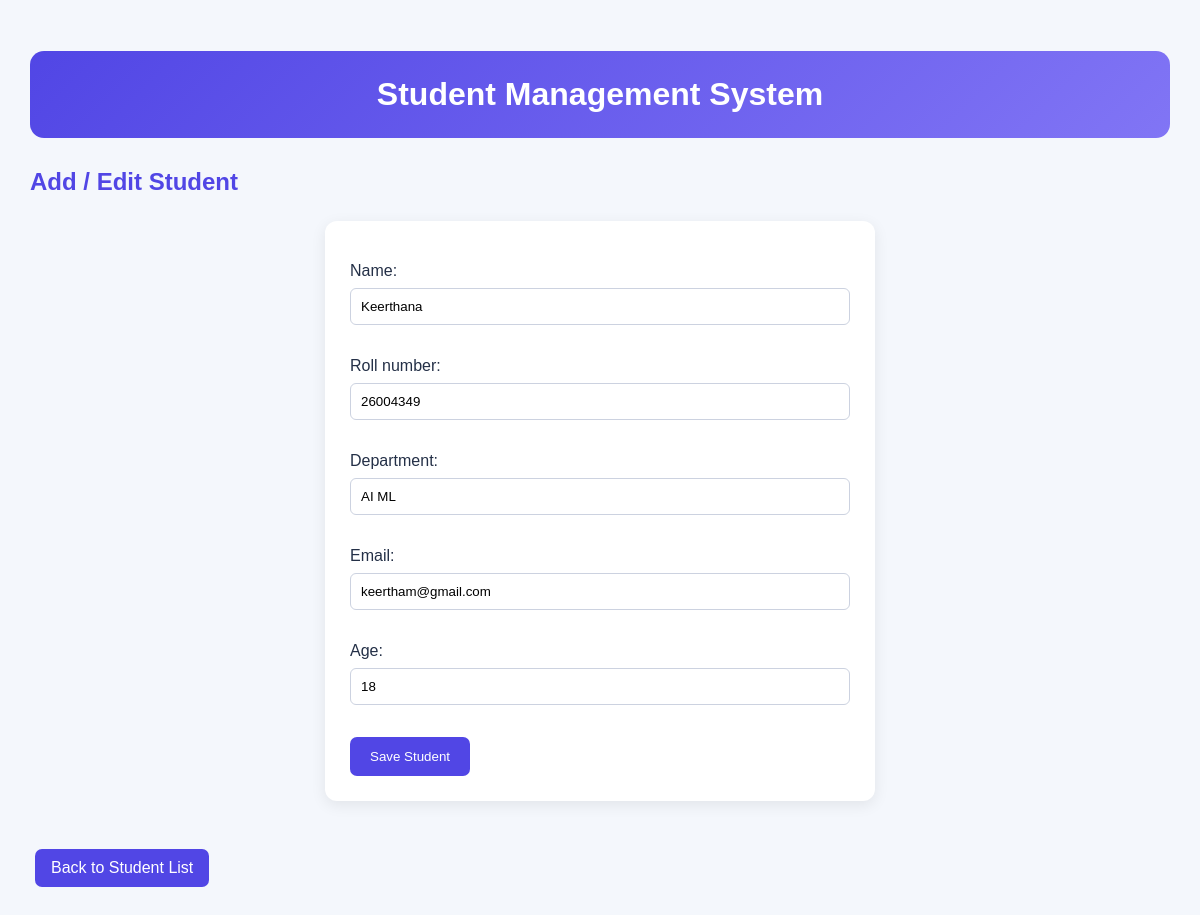
Page /edit/4/ on the committed database.
### students/models.py (models this page shows, shortened)
class Student(models.Model):
    name = models.CharField(max_length=100)
    roll_number = models.CharField(max_length=20)
    department = models.CharField(max_length=100)
    email = models.EmailField()
    age = models.IntegerField()

### students/views.py (the view)
# urls.py: path('edit/<int:pk>/', views.student_update, name='student_update'),
def student_update(request, pk):
    student = get_object_or_404(Student, pk=pk)
    if request.method == 'POST':
        form = StudentForm(request.POST, instance=student)
        if form.is_valid():
            form.save()
            return redirect('student_list')
    else:
        form = StudentForm(instance=student)
    return render(request, 'students/student_form.html', {'form': form})

### students/forms.py
class StudentForm(forms.ModelForm):
    class Meta:
        model = Student
        fields = ['name', 'roll_number', 'department', 'email', 'age']

### students/templates/students/student_form.html (shortened to what this page needs)
<!DOCTYPE html>
<html lang="en">
<head>
    {% load static %}
    <link rel="stylesheet" href="{% static 'students/style.css' %}">
</head>
<body>
    <h1>Student Management System</h1>
    <h2>Add / Edit Student</h2>
    <form method="POST">
        {{ form.as_p }}
        <button type="submit">Save Student</button>
    </form>
    <br>
    <a href="{% url 'student_list' %}">Back to Student List</a>
</body>
</html>

### students/static/students/style.css (style rules this page uses)
body { font-family: Arial, sans-serif; background: #f4f7fc; margin: 0; padding: 30px; color: #243047; }
h1 { text-align: center; color: #ffffff; background: linear-gradient(135deg, #5146e5, #8175f5); padding: 25px; border-radius: 14px; margin-bottom: 30px; }
h2 { color: #5146e5; margin-bottom: 20px; }
a { display: inline-block; text-decoration: none; background: #5146e5; color: white; padding: 10px 16px; border-radius: 7px; margin: 5px; }
form { max-width: 500px; margin: 25px auto; padding: 25px; background: white; border-radius: 12px; box-shadow: 0 4px 15px rgba(0, 0, 0, 0.08); }
input, select { width: 100%; padding: 10px; margin: 8px 0 16px; box-sizing: border-box; border: 1px solid #ccd2e0; border-radius: 6px; }
button { background: #5146e5; color: white; padding: 12px 20px; border: none; border-radius: 7px; cursor: pointer; }

### rows in the picture
Student: name "Keerthana", roll_number "26004349", department "AI ML", email "keertham@gmail.com", age "18"
